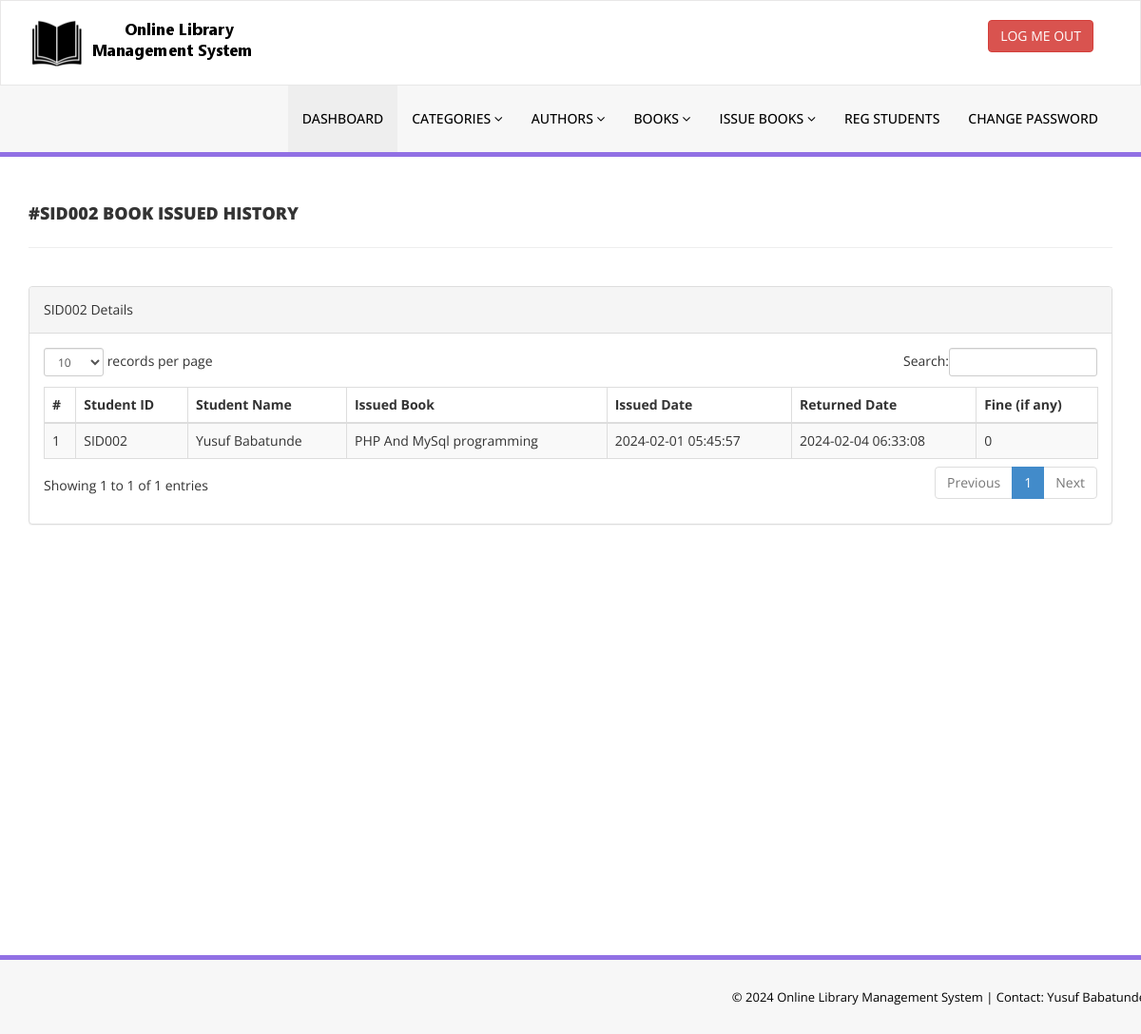
The app's page /admin/student-history.php?stdid=SID002 (signed in) with its own data.
### tables this page shows
CREATE TABLE `tblissuedbookdetails` (
  `id` int(11) NOT NULL,
  `BookId` int(11) DEFAULT NULL,
  `StudentID` varchar(150) DEFAULT NULL,
  `IssuesDate` timestamp NULL DEFAULT current_timestamp(),
  `ReturnDate` timestamp NULL DEFAULT NULL ON UPDATE current_timestamp(),
  `RetrunStatus` int(1) DEFAULT NULL,
  `fine` int(11) DEFAULT NULL
);

CREATE TABLE `tblstudents` (
  `id` int(11) NOT NULL,
  `StudentId` varchar(100) DEFAULT NULL,
  `FullName` varchar(120) DEFAULT NULL,
  `EmailId` varchar(120) DEFAULT NULL,
  `MobileNumber` char(11) DEFAULT NULL,
  `Password` varchar(120) DEFAULT NULL,
  `Status` int(1) DEFAULT NULL,
  `RegDate` timestamp NULL DEFAULT current_timestamp(),
  `UpdationDate` timestamp NULL DEFAULT NULL ON UPDATE current_timestamp()
);

CREATE TABLE `tblbooks` (
  `id` int(11) NOT NULL,
  `BookName` varchar(255) DEFAULT NULL,
  `CatId` int(11) DEFAULT NULL,
  `AuthorId` int(11) DEFAULT NULL,
  `ISBNNumber` varchar(25) DEFAULT NULL,
  `BookPrice` decimal(10,2) DEFAULT NULL,
  `bookImage` varchar(250) NOT NULL,
  `isIssued` int(1) DEFAULT NULL,
  `RegDate` timestamp NULL DEFAULT current_timestamp(),
  `UpdationDate` timestamp NULL DEFAULT NULL ON UPDATE current_timestamp()
);

### admin/student-history.php (the view, shortened to what this page needs)
<?php
include('includes/config.php');
if(strlen($_SESSION['alogin'])==0)
    {
header('location:index.php');
}
else{
    ?>
<!DOCTYPE html>
<html xmlns="http://www.w3.org/1999/xhtml">
<head>
    <link href="assets/css/bootstrap.css" rel="stylesheet" />
    <link href="assets/css/font-awesome.css" rel="stylesheet" />
    <link href="assets/js/dataTables/dataTables.bootstrap.css" rel="stylesheet" />
    <link href="assets/css/style.css" rel="stylesheet" />
</head>
<body>
<?php include('includes/header.php');?>
    <div class="content-wrapper">
         <div class="container">
        <div class="row pad-botm">
            <div class="col-md-12">
                <?php $sid=$_GET['stdid']; ?>
                <h4 class="header-line">#<?php echo $sid;?> Book Issued History</h4>
    </div>
        </div>
            <div class="row">
                <div class="col-md-12">
                    <div class="panel panel-default">
                        <div class="panel-heading">
<?php echo $sid;?> Details
                        </div>
                        <div class="panel-body">
                            <div class="table-responsive">
                                <table class="table table-striped table-bordered table-hover" id="dataTables-example">
                                    <thead>
                                        <tr>
                                            <th>#</th>
                                            <th>Student ID</th>
                                            <th>Student Name</th>
                                            <th>Issued Book  </th>
                                            <th>Issued Date</th>
                                            <th>Returned Date</th>
                                            <th>Fine (if any)</th>
                                        </tr>
                                    </thead>
                                    <tbody>
<?php
$sql = "SELECT tblstudents.StudentId ,tblstudents.FullName,tblstudents.EmailId,tblstudents.MobileNumber,tblbooks.BookName,tblbooks.ISBNNumber,tblissuedbookdetails.IssuesDate,tblissuedbookdetails.ReturnDate,tblissuedbookdetails.id as rid,tblissuedbookdetails.fine,tblissuedbookdetails.RetrunStatus,tblbooks.id as bid,tblbooks.bookImage from  tblissuedbookdetails join tblstudents on tblstudents.StudentId=tblissuedbookdetails.StudentId join tblbooks on tblbooks.id=tblissuedbookdetails.BookId where tblstudents.StudentId='$sid' ";
$query = $dbh -> prepare($sql);
$query->execute();
$results=$query->fetchAll(PDO::FETCH_OBJ);
$cnt=1;
if($query->rowCount() > 0)
{
foreach($results as $result)
{               ?>
                                        <tr class="odd gradeX">
                                            <td class="center"><?php echo htmlentities($cnt);?></td>
                                            <td class="center"><?php echo htmlentities($result->StudentId);?></td>
                                            <td class="center"><?php echo htmlentities($result->FullName);?></td>
                                            <td class="center"><?php echo htmlentities($result->BookName);?></td>
                                            <td class="center"><?php echo htmlentities($result->IssuesDate);?></td>
                                            <td class="center"><?php if($result->ReturnDate==''): echo "Not returned yet";
                                            else: echo htmlentities($result->ReturnDate); endif;?></td>
                                             <td class="center"><?php if($result->ReturnDate==''): echo "Not returned yet";
                                              else: echo $result->fine; endif;
                                             ?></td>
                                        </tr>
 <?php $cnt=$cnt+1;}} ?>
                                    </tbody>
                                </table>
                            </div>
                        </div>
                    </div>
                </div>
            </div>
    </div>
    </div>
  <?php include('includes/footer.php');?>
</body>
</html>
<?php } ?>

### admin/assets/css/style.css (style rules this page uses)
.content-wrapper { margin-top: 40px; min-height:800px; padding-bottom:90px; }
.header-line { font-weight:900; padding-bottom:25px; border-bottom:1px solid #eeeeee; text-transform:uppercase; }
.pad-botm { padding-bottom:30px; }

### records on screen
tblissuedbookdetails: tblstudents.StudentId "SID002", tblstudents.FullName "Yusuf Babatunde", BookId.BookName "PHP And MySql programming", IssuesDate "2024-02-01 05:45:57", ReturnDate "2024-02-04 06:33:08", fine "0"

### other values on screen
$sid "SID002"
